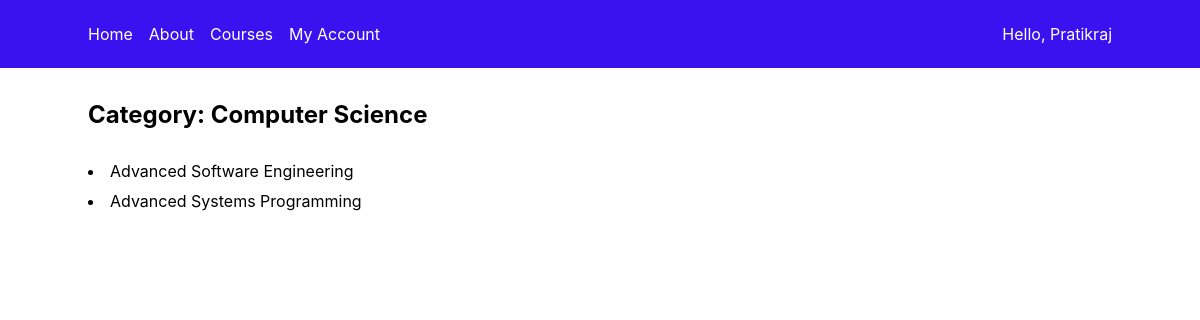
Page /category/1/ on the committed database.
### myapp/models.py (models this page shows, shortened)
class Category(models.Model):
    name = models.CharField(max_length=100)

class Course(models.Model):
    LEVEL_CHOICES = [
        ("BE", "Beginner"),
        ("IN", "Intermediate"),
        ("AD", "Advanced"),
    ]
    title = models.CharField(max_length=200)
    description = models.TextField()
    instructor = models.ForeignKey(Instructor, on_delete=models.CASCADE, default=None)
    categories = models.ForeignKey(Category, on_delete=models.CASCADE)
    students = models.ManyToManyField(Student, blank=True)
    start_date = models.DateField()
    end_date = models.DateField()
    price = models.DecimalField(max_digits=10, decimal_places=2)
    level = models.CharField(max_length=10, choices=LEVEL_CHOICES, default="BE")
    interested = models.PositiveIntegerField(default=0)
    interested_students = models.ManyToManyField(Student, related_name='interested_courses', blank=True)

### myapp/views.py (the view)
# urls.py: path('category/<int:category_no>/', views.detail, name='detail'),
def detail(request, category_no):
    category = get_object_or_404(Category, pk=category_no)
    course_list = Course.objects.filter(categories=category)
    '''View
    response = HttpResponse()
    heading1 = '<h2>' + str(category) + '</h2>'
    response.write(heading1)
    for course in course_list:
        para = '<p>' + str(course.title) + '</p>'
        response.write(para)
    link = f'<br /><br /><a href="/myapp/">Go Back Home</a>'
    response.write(link)
    return response
    '''
    return render(request, 'myapp/detail0.html', {'category': category, 'course_list': course_list})

### myapp/templates/myapp/detail0.html (shortened to what this page needs)
{% extends 'myapp/base.html' %}
{% block body_block %}
    <h2>Category: {{ category.name }}</h2>
    {% if course_list %}
        <ul>
            {% for course in course_list %}
                <li>{{ course.title }}</li>
            {% endfor %}
        </ul>
    {% else %}
        <strong>Courses will be added soon!</strong>
    {% endif %}
{% endblock %}

### myapp/static/myapp/style.css (style rules this page uses)
* { margin: 0; padding: 0; box-sizing: border-box; font-family: -apple-system, BlinkMacSystemFont, "Segoe UI", ui-system, sans-serif; }
html { width: 100%; }
body { width: 100%; }
h2 { margin-bottom: 2rem; }
ul, ol { list-style-position: inside; }
li { margin-bottom: 10px; }

### rows in the picture
Category: name "Computer Science"
Course: title "Advanced Software Engineering"
Course: title "Advanced Systems Programming"
